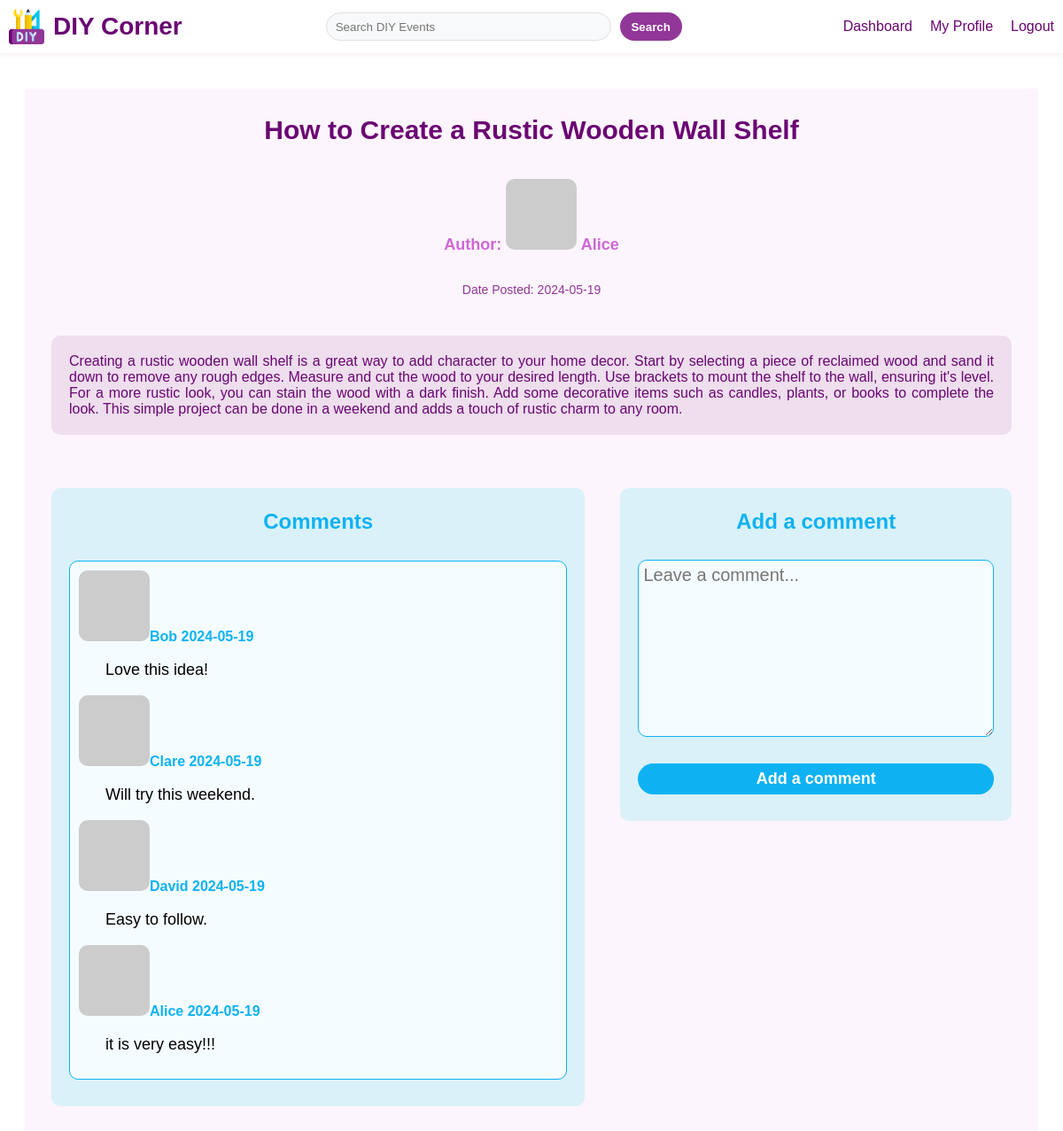
/details/1 (signed in), run on the app's committed database.
### app/models.py (models this page shows, shortened)
class Post(db.Model):
    __tablename__ = 'post'
    id = db.Column(db.Integer, primary_key=True, autoincrement=True)
    title = db.Column(db.String(100), nullable=False)
    content = db.Column(db.Text, nullable=False)
    date_posted = db.Column(db.DateTime, nullable=False, default=datetime.now)
    user_id = db.Column(db.Integer, db.ForeignKey('user.id'), nullable=False)
    author = db.relationship('User', backref=db.backref('post'))

class User(db.Model, UserMixin):
    __tablename__ = 'user'
    id = db.Column(db.Integer, primary_key=True, autoincrement=True)
    username = db.Column(db.String(50), nullable=False)
    password_hash = db.Column(db.String(128), nullable=False)
    about_me = db.Column(db.Text, nullable=True)
    last_seen = db.Column(db.DateTime, nullable=False, default=datetime.now)
    def avatar(self, size):
        digest = md5(self.username.lower().encode('utf-8')).hexdigest()
        return f'https://www.gravatar.com/avatar/{digest}?d=identicon&s={size}'

class Comment(db.Model):
    __tablename__ = 'comment'
    id = db.Column(db.Integer, primary_key=True, autoincrement=True)
    content = db.Column(db.Text, nullable=False)
    date_posted = db.Column(db.DateTime, nullable=False, default=datetime.now)
    user_id = db.Column(db.Integer, db.ForeignKey('user.id'), nullable=False)
    post_id = db.Column(db.Integer, db.ForeignKey('post.id'), nullable=False)
    author = db.relationship('User', backref=db.backref('comment'))
    post = db.relationship('Post', backref=db.backref('comment', order_by=id))

### app/routes.py (the view)
@main.route('/details/<int:post_id>', methods=['GET', 'POST'])
@login_required
def details(post_id):
    post = Post.query.get_or_404(post_id)
    comments = Comment.query.filter_by(post_id=post_id).all()
    comment_form = CommentForm()
    if comment_form.validate_on_submit():
        comment = Comment(content=comment_form.content.data, author=current_user, post_id=post_id)
        db.session.add(comment)
        db.session.commit()
        flash('Your comment is now live!', 'success')
        return redirect(url_for('main.details', post_id=post_id, user_id=current_user.id))
    return render_template('details.html', post=post, comments=comments, form=comment_form, user=current_user, comment_form=comment_form)

### app/forms.py
class CommentForm(FlaskForm):
    content = TextAreaField('Content', validators=[DataRequired()])
    submit = SubmitField('Add a comment')

### app/models.py (called while the page is built)
@login.user_loader
def get_user(id):
    return User.query.get(int(id))

### app/templates/details.html (shortened to what this page needs)
{% extends 'base.html' %}
{% block content %}
    <div class="details-container">
        <h1>{{ post.title }}</h1>
        <p class="details-author">Author: <img src="{{ post.author.avatar(48) }}"> {{ post.author.username }}</p>
        <p class="details-date">Date Posted: {{ post.date_posted.strftime('%Y-%m-%d') }}</p>
        <p class="details-content">{{ post.content}}</p>
        <div class="comment-box">
            <div class="comment-details">
                <p>Comments</p>
                <div class="comment-list">
                    {% for comment in comments %}
                        <img src="{{ comment.author.avatar(36) }}">{{ comment.author.username }}
                        {{ comment.date_posted.strftime('%Y-%m-%d') }}
                        <p class="comment-content">{{ comment.content }}</p>
                    {% endfor %}
                </div>
            </div>
            <div class="comment-form">
                <p>Add a comment</p>
                <form action="{{ url_for('main.details', post_id=post.id) }}" method="post">
                    {{ comment_form.content(class="comment-input", placeholder="Leave a comment...") }}
                    {{ comment_form.submit }}
                </form>
            </div>
        </div>
    </div>
{% endblock %}

### app/static/css/base.css (style rules this page uses)
* { list-style: none; text-decoration: none; font-family: Verdana, sans-serif; }

### app/static/css/index.css (style rules this page uses)
* { list-style: none; text-decoration: none; }

### app/static/css/dashboard.css (style rules this page uses)
* { list-style: none; text-decoration: none; }

### app/static/css/details.css (style rules this page uses)
* { list-style: none; text-decoration: none; }
.details-container { display: flex; flex-direction: column; align-items: center; margin: 20px; margin-top: 100px; padding: 10px; background-color: #fdf5fd; }
.details-container img { border-radius: 10px; }
.details-container h1 { font-size: 30px; color: #6a0572; font-weight: 700; text-align: center; }
.details-author { font-size: 18px; color: #cf67d6; font-weight: 600; text-align: center; }
.details-date { font-size: 14px; color: #913798; font-weight: 500; text-align: center; }
.details-content { font-size: 16px; font-weight: 500; color: #6a0572; text-align: justify; background-color: #eedeee; margin: 30px 20px; padding: 20px; border-radius: 10px; }
.comment-box { display: flex; align-items: flex-start; width: 100%; }
.comment-details { flex: 3; width: 60%; text-align: center; font-size: 24px; background-color: #daf1fa; color: #0eb2f3; font-weight: 700; align-items: center; margin: 30px 20px; border-radius: 10px; }
.comment-list { height: auto; width: auto; background-color: #f5fcff; border: 1px solid #0eb2f3; border-radius: 10px; margin: 30px 20px; padding: 10px; font-size: 16px; font-weight: 600; text-align: justify; }
.comment-list p { padding: 0 30px; font-size: 18px; font-weight: 500; color: #000000; }
.comment-form { position: sticky; top: 200px; flex: 2; width: 40%; display: flex; flex-direction: column; text-align: center; font-size: 24px; background-color: #daf1fa; border-radius: 10px; color: #0eb2f3; font-weight: 700; margin: 30px 20px; box-sizing: border-box; padding: 0 20px; }
.comment-input { width: 100%; height: 200px; padding: 5px; margin-top: 5px; border: 1px solid #0eb2f3; background-color: #f5fcff; border-radius: 10px; resize: vertical; font-size: 20px; color: #0eb2f3; box-sizing: border-box; }
.comment-form input[type="submit"] { width: 100%; height: 35px; border: none; border-radius: 30px; background-color: #0eb2f3; color: white; font-size: 18px; font-weight: 600; cursor: pointer; outline: none; transition: all 0.3s ease; margin-bottom: 30px; box-sizing: border-box; }

### app/static/css/forms.css (style rules this page uses)
* { list-style: none; text-decoration: none; }

### app/static/css/profile.css (style rules this page uses)
* { list-style: none; text-decoration: none; }

### data on the page
Post: title "How to Create a Rustic Wooden Wall Shelf", date_posted "2024-05-19", content "Creating a rustic wooden wall shelf is a great way to add character to your home decor. Start by selecting a piece of reclaimed wood and sand it down to remove any rough edges. Measure and cut the wood to your desired length. Use brackets to mount the shelf to the wall, ensuring it's level. For a more rustic look, you can stain the wood with a dark finish. Add some decorative items such as candles, plants, or books to complete the look. This simple project can be done in a weekend and adds a touch of rustic charm to any room."
User: author.username "Alice"
Comment: author.username "Bob", date_posted "2024-05-19", content "Love this idea!"
Comment: author.username "Clare", date_posted "2024-05-19", content "Will try this weekend."
Comment: author.username "David", date_posted "2024-05-19", content "Easy to follow."
Comment: author.username "Alice", date_posted "2024-05-19", content "it is very easy!!!"
